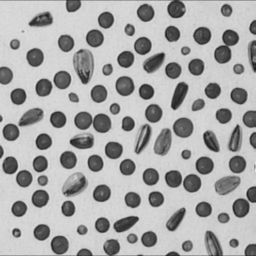
#> input picture Number 1 - Schwellenwert/seeds.tif, 256 x 256 px
$ python Number1.py
#> lines starting #> are read from the running program, lines starting #| are printed output that depends on the picture; after the words box and inside, x2 and y2 are one past the last pixel; in counts of white or black regions, pixels touching at a corner belong together
#!/usr/bin/env python

# Trackbars for colors
# Better style and functionality than Trackbars1.py

import numpy as np
import cv2
from matplotlib import pyplot as plt


def TBChanged(x):
    tresh = cv2.getTrackbarPos('tresh', 'image')

    _,result = cv2.threshold(img,tresh,255,cv2.THRESH_BINARY)
    cv2.imshow('result', result)

# Load Image and transform to Grey
img = cv2.imread('seeds.tif')
#> img is the input picture: shape (256, 256, 3); min 22, max 228, mean 168.2
grey_img = cv2.cvtColor(img, cv2.COLOR_BGR2GRAY)
# Create
cv2.namedWindow('image', cv2.WINDOW_NORMAL)
cv2.moveWindow('image', 20, 30)
cv2.namedWindow('result', cv2.WINDOW_NORMAL)
cv2.moveWindow('result', 450, 30)

# create trackbars for color change
cv2.createTrackbar('tresh', 'image', 0, 255, TBChanged)
#> slider 'tresh' is set to 85

cv2.imshow('image', img)
cv2.waitKey(0)
#> in TBChanged, `_,result = cv2.threshold(img,tresh,255,cv2.THRESH_BINARY)`:
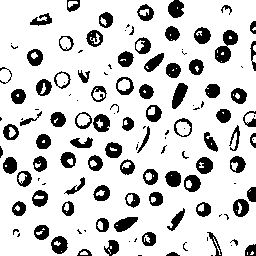
#> result: shape (256, 256, 3); 81.8% white; 129 black regions (45 under 20 px), largest, box (x1, y1, x2, y2) and area: (215, 30, 238, 63) 389, (172, 83, 188, 109) 246, (114, 217, 138, 232) 222
cv2.destroyAllWindows()

$ run again, with Number 1 - Schwellenwert/grauverlauf.jpg saved as Number 1 - Schwellenwert/seeds.tif
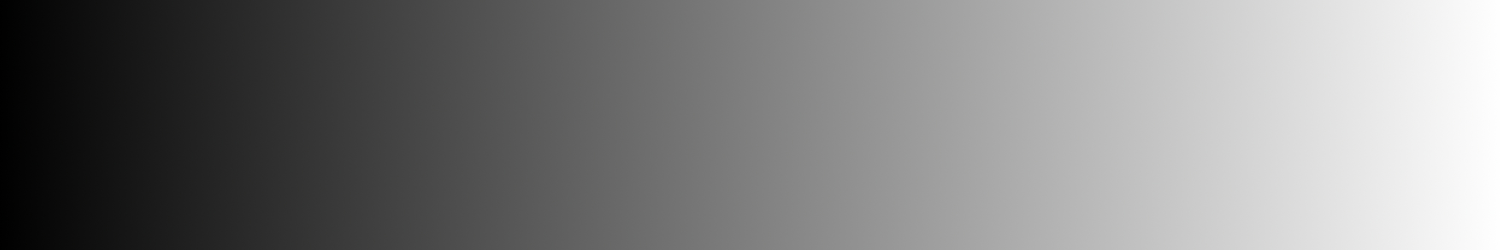
#> input picture Number 1 - Schwellenwert/grauverlauf.jpg, 3000 x 500 px (shown at 1/2 size)
#> img is the input picture: shape (500, 3000, 3); mean B, G, R 127.2, 127.2, 127.2
#> in TBChanged, `_,result = cv2.threshold(img,tresh,255,cv2.THRESH_BINARY)`:
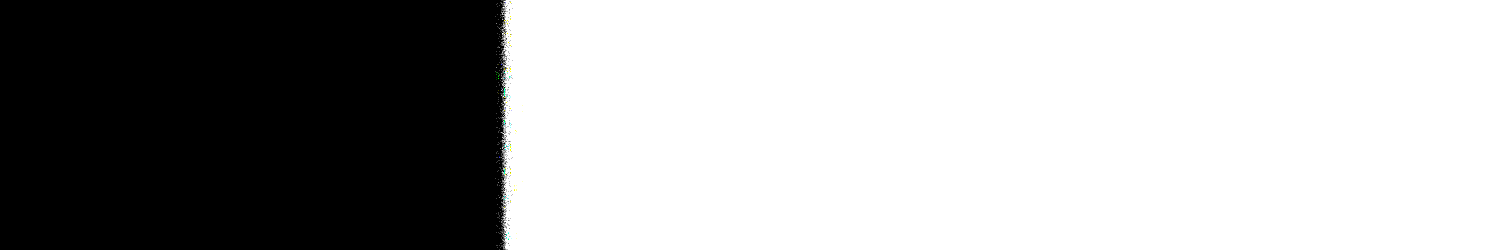
#> result: shape (500, 3000, 3) (shown at 1/2 size); mean B, G, R 169.3, 169.3, 169.3
